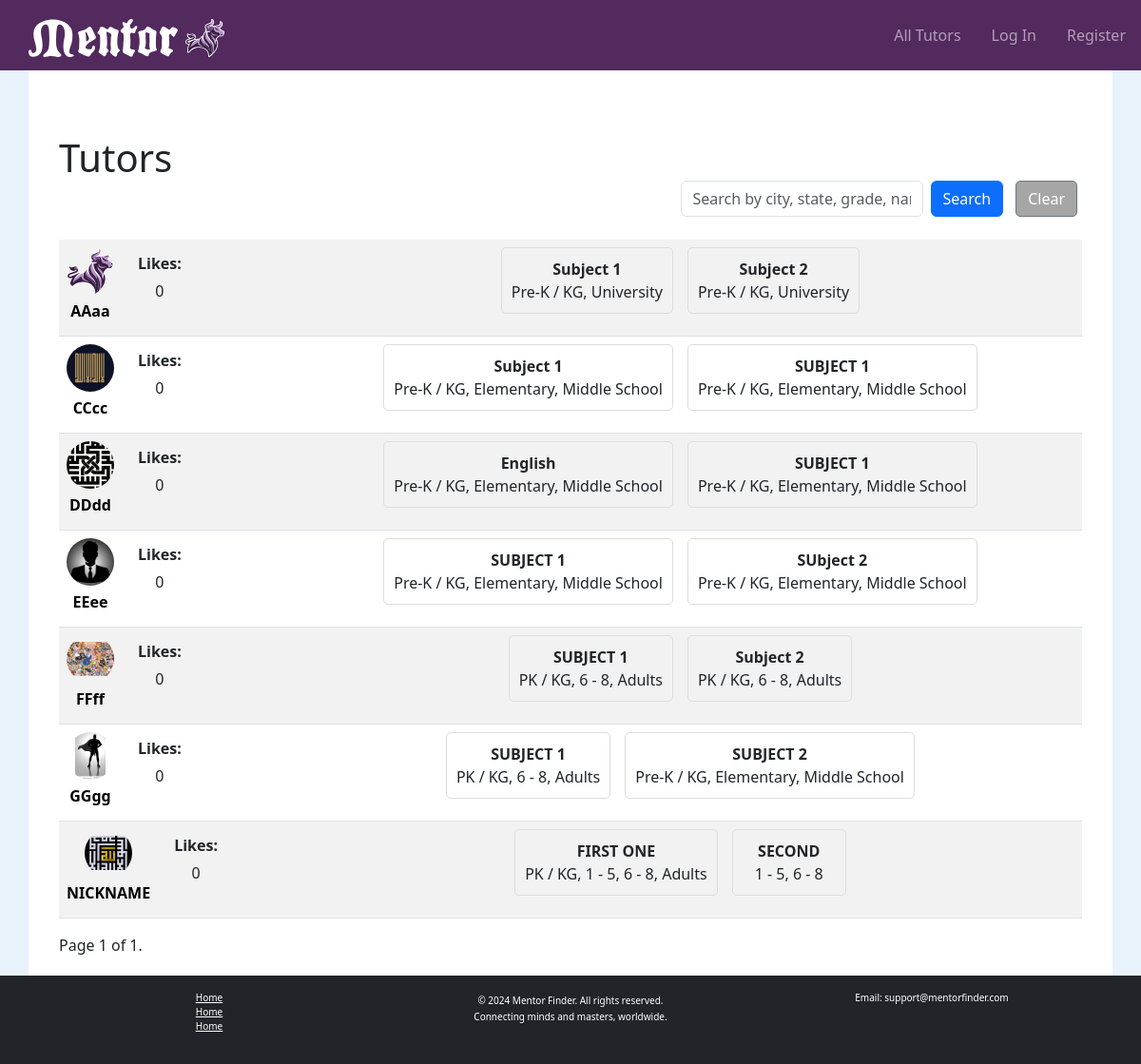
Before: / with the older database file.
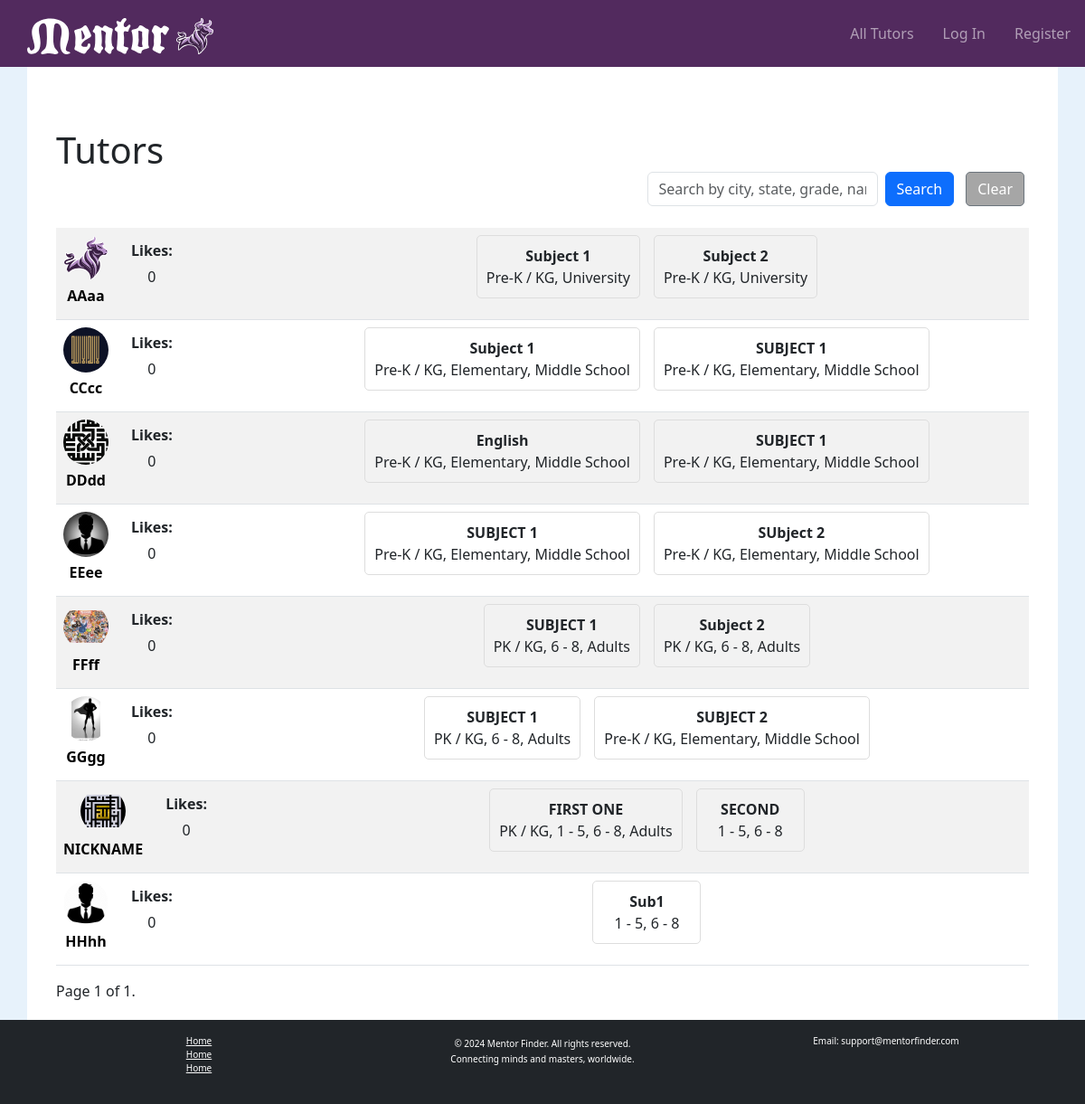
After: the same page with the newer database file.
### tutorhub/models.py (models this page shows, shortened)
class User(AbstractUser):
    nickname = models.CharField(max_length=50, blank=True, null=True)
    email = models.EmailField(unique=True)
    is_tutor = models.BooleanField(default=False)
    street_address = models.TextField(blank=True, null=True)
    city = models.CharField(max_length=100, blank=True, null=True)
    state = models.CharField(max_length=100, blank=True, null=True)
    zip_code = models.CharField(max_length=10, blank=True, null=True)
    profile_image = models.ImageField(upload_to="profile_images/", blank=True, null=True)
    bio = models.TextField(blank=True, null=True)
    birthdate = models.DateField(blank=True, null=True)
    availability = models.JSONField(default=dict, blank=True, null=True)  # Only used if is_tutor is True
    subject_grades = models.ManyToManyField('SubjectGrade', blank=True, related_name="users")  # Added field
    liked_by = models.ManyToManyField("self", symmetrical=False, blank=True, related_name="liked_tutors")
    USERNAME_FIELD = "email"
    REQUIRED_FIELDS = ["username"]

class SubjectGrade(models.Model):
    tutor = models.ForeignKey(User, on_delete=models.CASCADE, related_name="tutor_subject_grades")
    subject = models.CharField(max_length=100)
    grade_levels = models.JSONField(default=list)  # Stores grade levels as a list (e.g., ["Elementary", "High School"])
    class Meta:
        unique_together = ('tutor', 'subject')  # Each tutor can teach a subject only once.

### tutorhub/views.py (the view, shortened to what this page needs)
# urls.py: path("", views.index, name="index"),
def index(request):
    query = request.GET.get('q', '').strip()
    tutors = User.objects.filter(is_tutor=True)
    paginator = Paginator(tutors, 10)  # Show 10 tutors per page
    page_number = request.GET.get('page')
    page_obj = paginator.get_page(page_number)
    return render(request, 'tutorhub/index.html', {'page_obj': page_obj})

### tutorhub/templates/tutorhub/index.html (shortened to what this page needs)
{% extends "tutorhub/layout.html" %}
{% load static %}
{% block body %}
<div class="container mt-5">
    <h1 id="page-title" class="mb-0">Tutors</h1>
    <div id="search-container" class="mb-4 d-flex justify-content-end align-items-center">
        <form id="search-form" action="{% if user.is_authenticated %}{% url 'index' %}{% else %}{% url 'login' %}{% endif %}" method="get" class="d-flex align-items-center">
            <input type="text" name="q" id="search-input" class="form-control me-2" placeholder="Search by city, state, grade, name" value="{{ request.GET.q|default:'' }}">
            <button type="submit" class="btn btn-primary me-2" {% if not user.is_authenticated %} data-alert="true" {% endif %}>Search</button>            <a href="{% url 'index' %}" class="btn btn-secondary">Clear</a>
        </form>
    </div>
    <table class="table table-striped">
        <tbody>
            {% for tutor in page_obj %}
            <tr class="clickable-row" data-href="{% if user.is_authenticated %}{% url 'profile' tutor.id %}{% else %}{% url 'login' %}{% endif %}"">
                <td>
                    <div class="tutor-row">
                        <div class="profile-info">
                            {% if tutor.profile_image %}
                                <img id="profile-img-thumb" src="{{ tutor.profile_image.url }}" alt="{{ tutor.nickname }}">
                            {% else %}
                                <img id="profile-img-thumb" src="{% static 'tutorhub/images/mentor-logo-bull.svg' %}" alt="Default Logo">
                            {% endif %}
                            <a href="{% url 'profile' tutor.id %}" class="profile-name">{{ tutor.nickname }}</a>
                        </div>
                        <div class="likes-container">
                            <strong>Likes:</strong>
                            <p>{{ tutor.liked_by.count }}</p>
                        </div>
                    </div>
                </td>
                <td>
                    <div class="subject-grade-container">
                        {% for subject_grade in tutor.tutor_subject_grades.all %}
                            <div id="subject-grade">
                                <strong>{{ subject_grade.subject }}</strong>
                                <div>{{ subject_grade.grade_levels|join:", " }}</div>
                            </div>
                        {% empty %}
                            <div>No subjects available.</div>
                        {% endfor %}
                    </div>
                </td>
            </tr>
            {% empty %}
            <tr>
                <td colspan="3" class="text-center">No tutors found.</td>
            </tr>
            {% endfor %}
        </tbody>
    </table>
    <div class="pagination">
        <span class="step-links">
            <span class="current">
                Page {{ page_obj.number }} of {{ page_obj.paginator.num_pages }}.
            </span>
        </span>
    </div>
</div>
{% endblock %}

Changed rows visible on the page:
added User: profile_image (picture), nickname "HHhh", liked_by.count "0"
added SubjectGrade: subject "Sub1", grade_levels "1 - 5, 6 - 8", shown under "HHhh"
